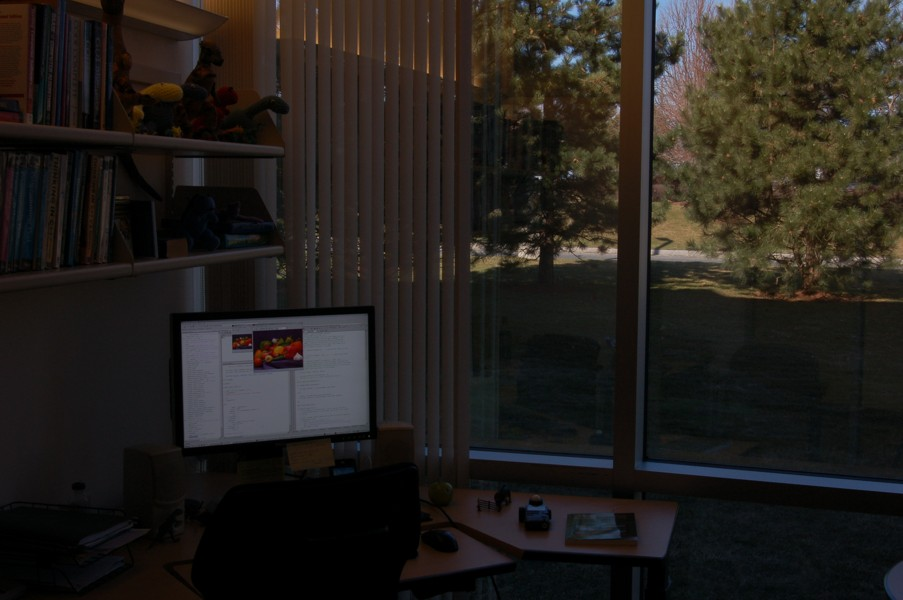
%> input picture Homomorphic_filtering/office_2.jpg, 903 x 600 px
$ octave homomorphic.m   (GNU Octave 9; MATLAB toolbox functions it lacks are replaced by stand-ins)
%> lines starting %> are read from the running program, lines starting %| are printed output that depends on the picture
clc;clear;
img = im2double(imread('office_2.jpg'));
if size(img, 3) == 3
    img = rgb2gray(img);
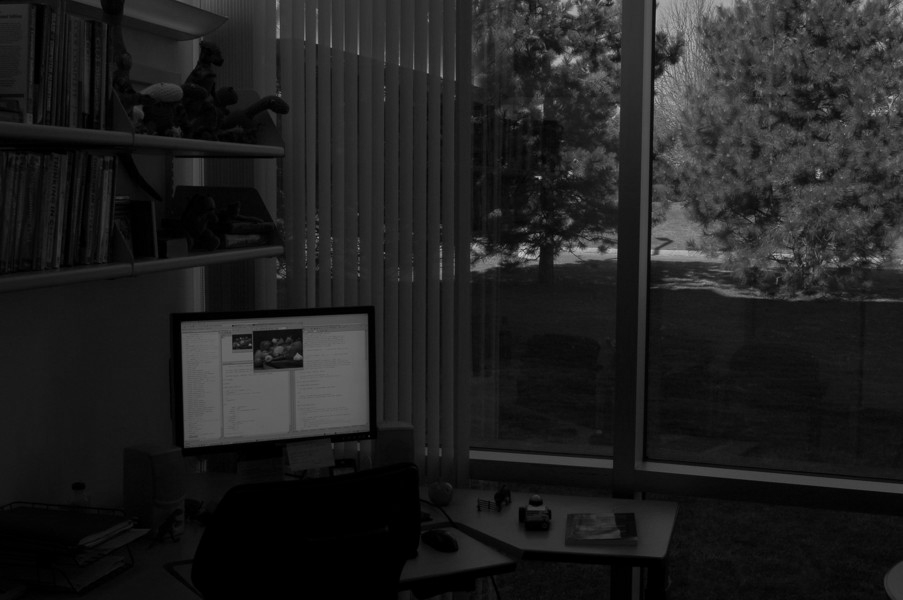
%> img: size 600x903 double; min 0, max 0.8, mean 0.128
end
img_copy = img;
img = log(1 + img);
nb_rows = size(img,1);
%> nb_rows = 600
nb_cols = size(img,2);
%> nb_cols = 903
img_ft = fft2(img);

while 1
%> (the run ends here)
